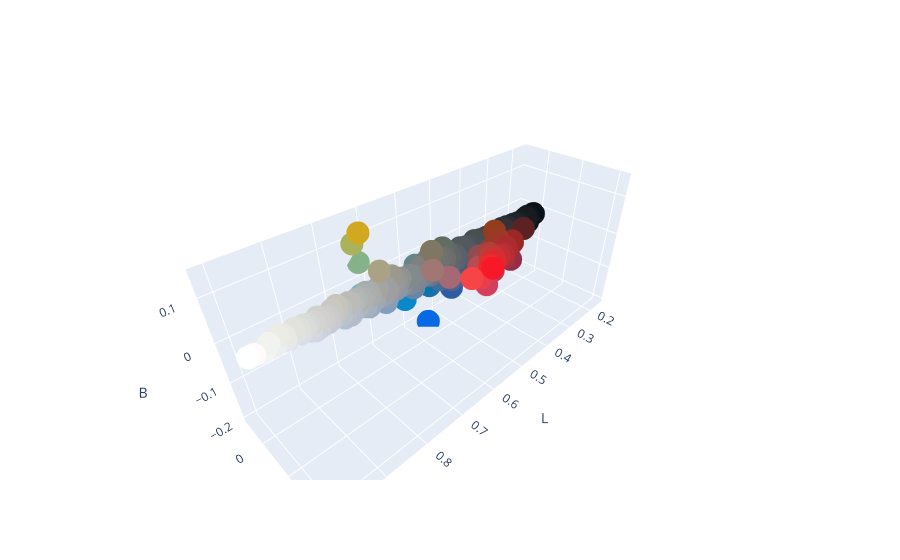

The notebook cell this image was saved under:
### Markdown cell above
As seen in @fig-3d-scatter, the distribution of colors in the sample conforms to expectations.  Colors that do not look good on cars are absent.  It is debatable whether or not the colors people pick for their cars are what they prefer or if they are just choosing what is cheap/available for a given model.

### Code cell
#| fig-cap: Vehicle Colors in Sample.  Each vehicle color is plotted in OKLAB color space.
#| label: fig-3d-scatter
srgb_mat = oklch_to_srgb(oklch_mat)
rgb_list = rgb_mat_to_str(srgb_mat)

x=oklab_mat[:, 0]
y=oklab_mat[:, 1]
z=oklab_mat[:, 2]
# https://stackoverflow.com/questions/70340331/how-can-i-manually-color-each-point-in-my-scatter-plot-in-plotly
fig = go.Figure(
    go.Scatter3d(
        x=x,
        y=y,
        z=z,
        mode="markers",
        marker_color=rgb_list,
    )
)

fig.update_layout(
    scene={
        "xaxis": {"title": "L"},
        "yaxis": {"title": "A"},
        "zaxis": {"title": "B"}
    }
    
)

fig.show()

### Figure 1 — Plotly figure (JSON) as saved in the notebook; plotly's stock layout.template omitted (floating-point values rounded to 4 significant figures; data arrays with more than 128 entries replaced by an {"elided": "..."} marker saying what was removed)
{"data": [{"marker": {"color": {"elided": "316 str values"}}, "mode": "markers", "type": "scatter3d", "x": {"elided": "316 float values"}, "y": {"elided": "316 float values"}, "z": {"elided": "316 float values"}}], "layout": {"scene": {"xaxis": {"title": {"text": "L"}}, "yaxis": {"title": {"text": "A"}}, "zaxis": {"title": {"text": "B"}}}}}
